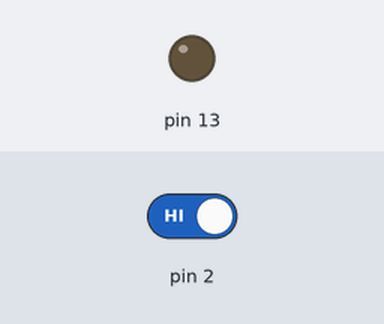
Simulated run of this sketch. Board: Arduino Uno, built with avr-gcc and run on an emulated ATmega328P. Parts: output pins drawn as LEDs (lit = HIGH). Dashed ring = blinking. Inputs (shaded band) come from the test bench; at power-on: pin 2 HIGH.

Above: at 1.2 s.
1.3 s: pin 2 driven LOW
At 1.5 s:
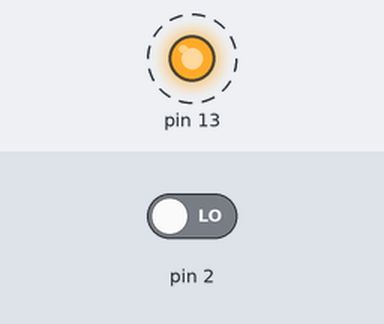
4.3 s: pin 2 driven HIGH
At 4.3 s:
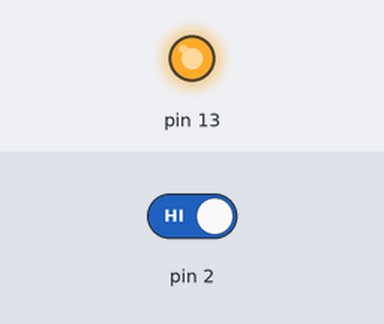
Timing chart, 0 to 7.3 s (numbered marks = the images above; inputs shaded):
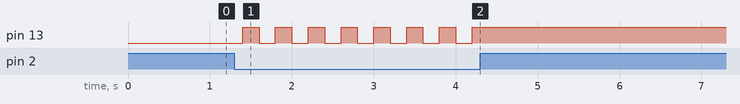

Measured:
- after the input at 1.3 s, pin 13: alternates HIGH for 0.20 s and LOW for 0.20 s, starting after 0.10 s
- after the input at 4.3 s, pin 13: stops changing and stays HIGH

The sketch:

LEDToggle1.ino
```cpp
/***************************************************
 *    ESEMPIO TOGGLE DI UN LED
 *      Versione base
 *
 *    Author: Stefano Capezzone
 *    Version: 1.0
 *    Corso Arduino & Oltre
 *
 *
 */

void setup() {
  pinMode(2,INPUT);
  pinMode(13,OUTPUT);
}

int stato=0;

void loop() {
  int val = digitalRead(2);
  if (val == 0) stato = !stato;

  if (stato==1) digitalWrite(13,HIGH);
  else digitalWrite(13,LOW);
  delay(200);

}
```
